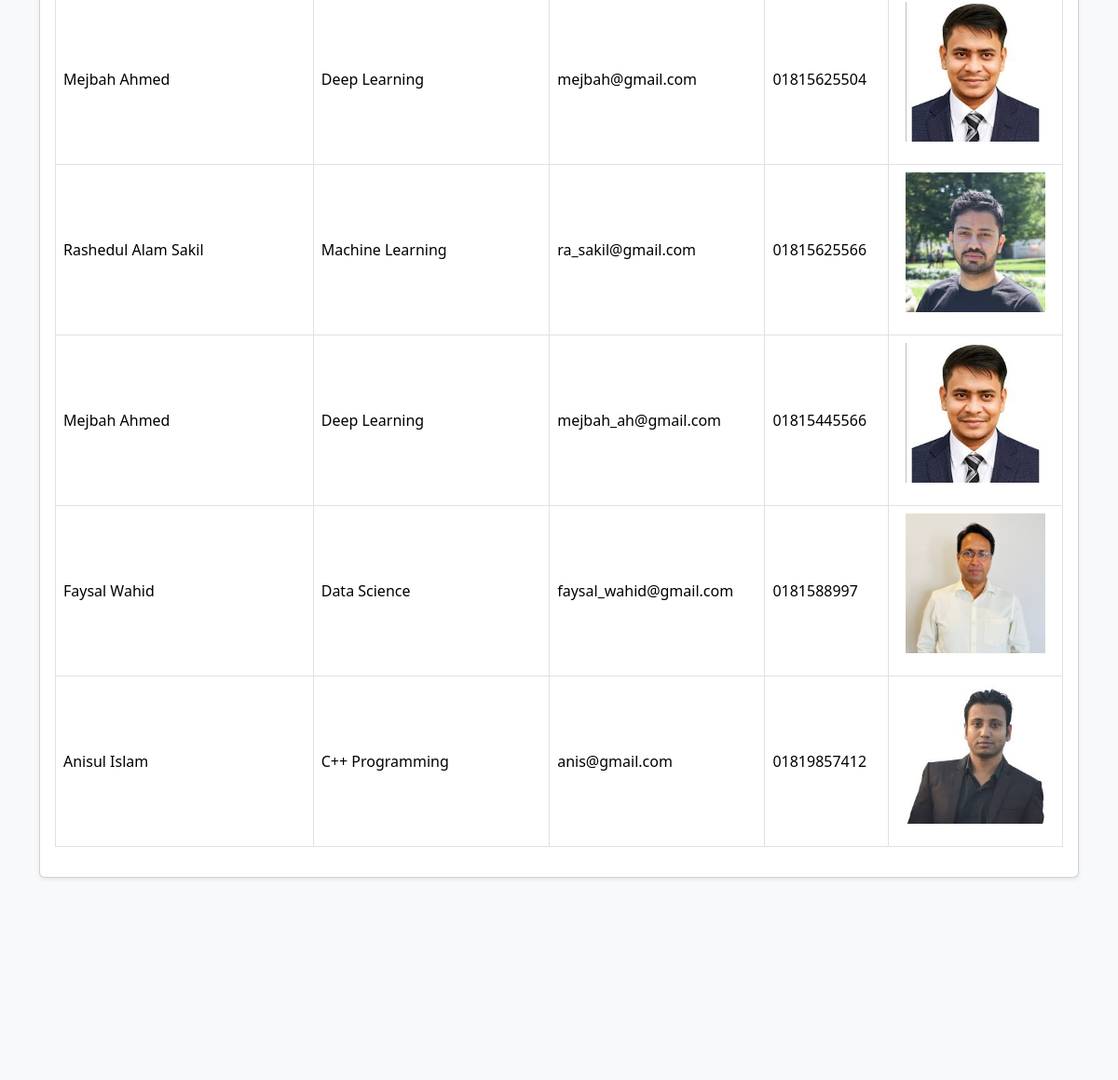
The app's page /instructor/ (middle part), older data.
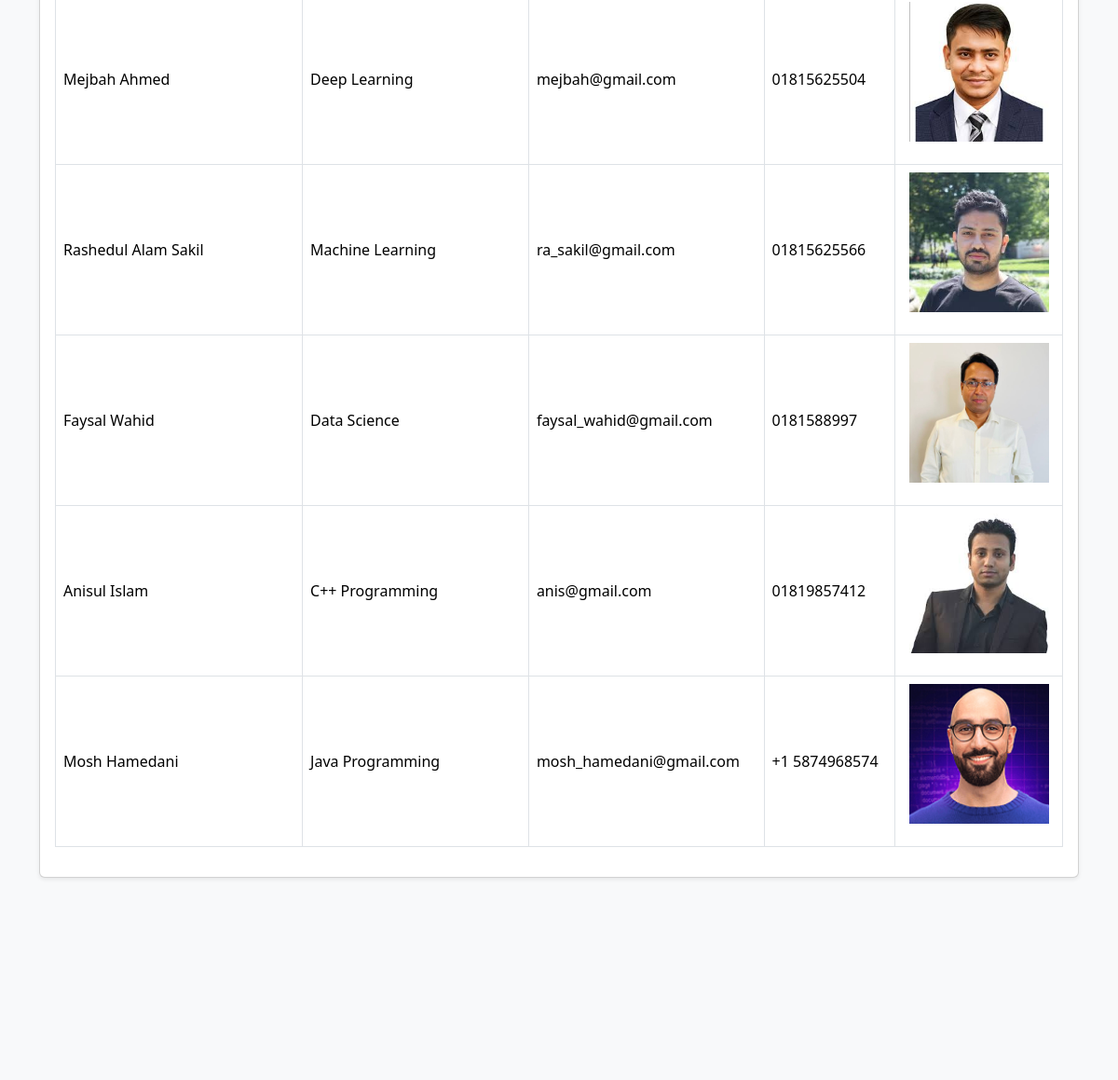
The same page, newer data.
### New_Vision/models.py (models this page shows, shortened)
class Instructor(models.Model):
    name = models.CharField(max_length=100)
    department = models.CharField(max_length=100)
    email = models.EmailField(unique=True)
    phone = models.CharField(max_length=15)  # Changed IntegerField → CharField
    picture = models.ImageField(upload_to='instructors/')

### New_Vision/views.py (the view)
# urls.py: path('instructor/', views.instructor_list, name='instructor_list'),
def instructor_list(request):
    instructors=Instructor.objects.all()
    return render(request,'instructor_list.html',{'instructors':instructors})

### New_Vision/templates/instructor_list.html (shortened to what this page needs)
{% extends "base.html" %}
{% load static %}
{% block content %}
<div class="card shadow-sm mb-5">
    <div class="card-body">
      <table class="table table-hover table-bordered align-middle">
        <tbody>
          {% for i in instructors %}
          <tr>
            <td>{{ i.name }}</td>
            <td>{{ i.department }}</td>
            <td>{{ i.email }}</td>
             <td>{{ i.phone }}</td>
            <td class="text-center">
               <img src="{{ i.picture.url }}" alt="Courses" class="mx-auto mb-3" width="150">
            </td>
          </tr>
          {% empty %}
          <tr><td colspan="4" class="text-center text-muted">No instructors found.</td></tr>
          {% endfor %}
        </tbody>
      </table>
    </div>
  </div>
<br><br><br><br><br><br><br><br><br><br><br>
{% endblock %}

Row changes from the older to the newer data that the page shows:
removed Instructor: name "Mejbah Ahmed", department "Deep Learning", email "mejbah_ah@gmail.com", phone "01815445566", picture (picture)
added Instructor: name "Mosh Hamedani", department "Java Programming", email "mosh_hamedani@gmail.com", phone "+1 5874968574", picture (picture)
